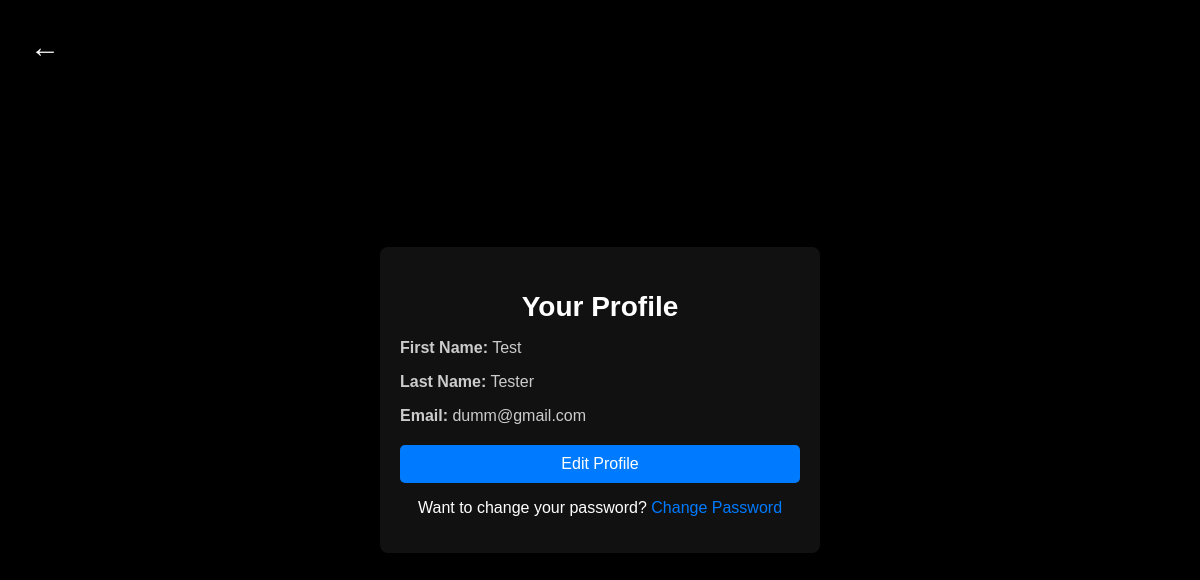
The page /profile/ (signed in) on the database its author committed.
### users/models.py (models this page shows, shortened)
class User(AbstractUser):
    email = models.EmailField(unique=True)
    first_name = models.CharField(max_length=30)
    last_name = models.CharField(max_length=30)
    username = None
    USERNAME_FIELD = 'email'
    REQUIRED_FIELDS = ['username']

### users/views.py (the view)
# urls.py: path('profile/', views.profile, name='profile'),
@login_required
def profile(request):
    user = request.user
    return render(request, 'users/profile.html', {'user': user})

### users/templates/users/profile.html (shortened to what this page needs)
<!DOCTYPE html>
<html lang="en">
<head>
</head>
<body>
    <a href="{% url 'dashboard' %}" class="btn-back">&#8592;</a>
    <div class="profile-container">
        <h2>Your Profile</h2>
        <div class="profile-info">
            <p><strong>First Name:</strong> {{ user.first_name }}</p>
            <p><strong>Last Name:</strong> {{ user.last_name }}</p>
            <p><strong>Email:</strong> {{ user.email }}</p>
        </div>
        <a href="{% url 'edit_profile' %}">
            <button class="btn-edit">Edit Profile</button>
        </a>
        <div class="login-link">
            <p>Want to change your password? <a href="{% url 'change_password' %}">Change Password</a></p>
        </div>
    </div>
</body>
</html>

### users/templates/users/profile.html (style rules this page uses)
body { font-family: Arial, sans-serif; background-color: #000; color: #fff; display: flex; justify-content: center; align-items: center; height: 100vh; margin: 0; }
.profile-container { background-color: #111; padding: 20px; border-radius: 8px; box-shadow: 0 4px 10px rgba(0, 0, 0, 0.1); width: 100%; max-width: 400px; }
h2 { text-align: center; color: #fff; font-size: 28px; margin-bottom: 15px; }
.profile-info { margin-bottom: 20px; }
.profile-info p { font-size: 16px; margin-bottom: 10px; color: #ccc; }
.btn-edit { width: 100%; padding: 10px; background-color: #007BFF; color: white; font-size: 16px; border: none; border-radius: 5px; cursor: pointer; }
.login-link { text-align: center; margin-top: 10px; }
.login-link a { color: #007BFF; text-decoration: none; }
.btn-back { position: absolute; top: 20px; left: 20px; font-size: 30px; color: white; text-decoration: none; cursor: pointer; padding: 10px; background-color: rgba(0, 0, 0, 0.6); border-radius: 50%; transition: background-color 0.3s; }

### rows shown on the page
User: first_name "Test", last_name "Tester", email "dumm@gmail.com"
